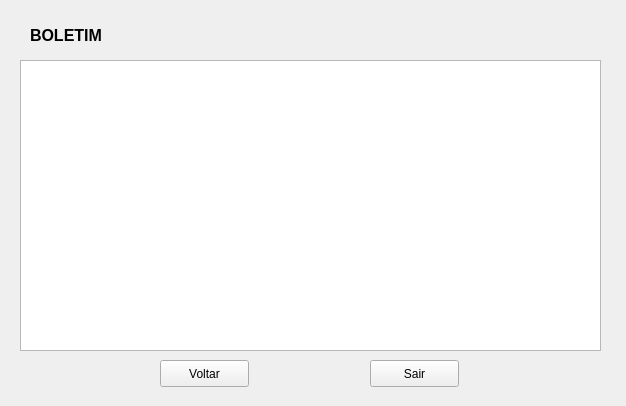
<?xml version="1.0" encoding="UTF-8"?>
<ui version="4.0">
 <class>boletim</class>
 <widget class="QWidget" name="boletim">
  <property name="geometry">
   <rect>
    <x>0</x>
    <y>0</y>
    <width>626</width>
    <height>406</height>
   </rect>
  </property>
  <property name="windowTitle">
   <string>BOLETIM</string>
  </property>
  <property name="windowIcon">
   <iconset>
    <normaloff>../ifrn/images.png</normaloff>../ifrn/images.png</iconset>
  </property>
  <widget class="QListWidget" name="meuboletim">
   <property name="geometry">
    <rect>
     <x>20</x>
     <y>60</y>
     <width>581</width>
     <height>291</height>
    </rect>
   </property>
  </widget>
  <widget class="QLabel" name="label">
   <property name="geometry">
    <rect>
     <x>30</x>
     <y>20</y>
     <width>81</width>
     <height>31</height>
    </rect>
   </property>
   <property name="font">
    <font>
     <pointsize>12</pointsize>
     <weight>75</weight>
     <bold>true</bold>
    </font>
   </property>
   <property name="text">
    <string>BOLETIM</string>
   </property>
  </widget>
  <widget class="QPushButton" name="back">
   <property name="geometry">
    <rect>
     <x>160</x>
     <y>360</y>
     <width>89</width>
     <height>27</height>
    </rect>
   </property>
   <property name="text">
    <string>Voltar</string>
   </property>
  </widget>
  <widget class="QPushButton" name="end">
   <property name="geometry">
    <rect>
     <x>370</x>
     <y>360</y>
     <width>89</width>
     <height>27</height>
    </rect>
   </property>
   <property name="text">
    <string>Sair</string>
   </property>
  </widget>
 </widget>
 <resources/>
 <connections/>
</ui>
